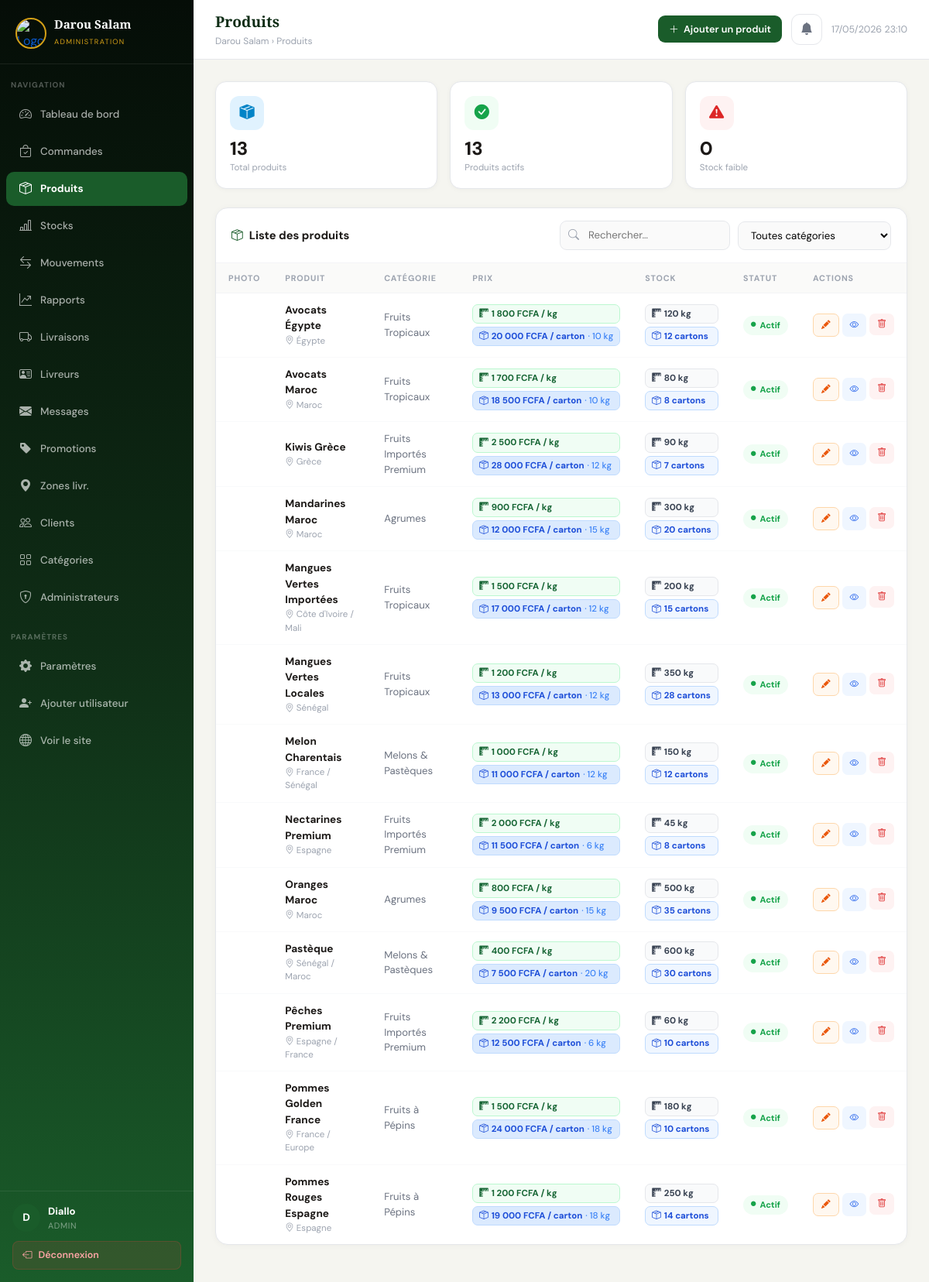
Page /admin/produits (signed in) on the committed database.
### tables this page shows
CREATE TABLE `produits` (
    `id`               INT UNSIGNED    NOT NULL AUTO_INCREMENT,
    `categorie_id`     INT UNSIGNED    NOT NULL,
    `nom`              VARCHAR(150)    NOT NULL,
    `slug`             VARCHAR(160)    NOT NULL UNIQUE,
    `description`      TEXT,
    `origine`          VARCHAR(100)    DEFAULT NULL,
    `prix_kg`          DECIMAL(10,0)   NOT NULL DEFAULT 0    COMMENT 'Prix en FCFA par kg',
    `prix_carton`      DECIMAL(10,0)   DEFAULT NULL          COMMENT 'Prix en FCFA par carton',
    `poids_carton_kg`  DECIMAL(6,2)    DEFAULT NULL          COMMENT 'Poids net d\'un carton en kg',
    `stock_kg`         DECIMAL(10,2)   NOT NULL DEFAULT 0,
    `stock_cartons`    INT UNSIGNED    NOT NULL DEFAULT 0,
    `unite_min_kg`     DECIMAL(5,2)    NOT NULL DEFAULT 1.00 COMMENT 'Quantité minimale de commande en kg',
    `image_principale` VARCHAR(255)    DEFAULT NULL,
    `images`           JSON            DEFAULT NULL          COMMENT 'Tableau JSON d\'URLs d\'images supplémentaires',
    `badge`            VARCHAR(50)     DEFAULT NULL          COMMENT 'Ex: Nouveau, Promo, Bio…',
    `saison`           VARCHAR(100)    DEFAULT NULL          COMMENT 'Période de disponibilité',
    `actif`            TINYINT(1)      NOT NULL DEFAULT 1,
    `created_at`       DATETIME        NOT NULL DEFAULT CURRENT_TIMESTAMP,
    PRIMARY KEY (`id`),
    KEY `fk_produit_categorie` (`categorie_id`),
    CONSTRAINT `fk_produit_categorie` FOREIGN KEY (`categorie_id`) REFERENCES `categories` (`id`) ON UPDATE CASCADE
);

CREATE TABLE `categories` (
    `id`          INT UNSIGNED    NOT NULL AUTO_INCREMENT,
    `nom`         VARCHAR(100)    NOT NULL,
    `slug`        VARCHAR(110)    NOT NULL UNIQUE,
    `description` TEXT,
    `icone`       VARCHAR(50)     DEFAULT NULL COMMENT 'Classe CSS ou emoji',
    `couleur`     VARCHAR(20)     DEFAULT '#28a745',
    `image`       VARCHAR(255)    DEFAULT NULL,
    `ordre`       TINYINT UNSIGNED NOT NULL DEFAULT 0,
    `actif`       TINYINT(1)      NOT NULL DEFAULT 1,
    PRIMARY KEY (`id`)
);

### src/Controllers/AdminController.php (called while the page is built, shortened)
<?php
class AdminController
{
    private function getDb(): Database
    {
        return Database::getInstance();
    }
    public function produits(): void
    {
        $db = $this->getDb();
        $produits = $db->fetchAll("SELECT p.*, cat.nom as categorie_nom FROM produits p LEFT JOIN categories cat ON p.categorie_id = cat.id ORDER BY p.created_at DESC, p.nom ASC");
        require_once __DIR__ . '/../../views/admin/produits.php';
    }
}

### src/Models/Database.php (called while the page is built, shortened)
<?php
class Database
{
    private static ?Database $instance = null;
    private PDO $pdo;
    private function __construct()
    {
        $dsn = 'mysql:host=' . DB_HOST . ';dbname=' . DB_NAME . ';charset=' . DB_CHARSET;
        $options = [
            PDO::ATTR_ERRMODE            => PDO::ERRMODE_EXCEPTION,
            PDO::ATTR_DEFAULT_FETCH_MODE => PDO::FETCH_ASSOC,
            PDO::ATTR_EMULATE_PREPARES   => false,
        ];
        try {
            $this->pdo = new PDO($dsn, DB_USER, DB_PASS, $options);
        } catch (PDOException $e) {
            die('Erreur de connexion à la base de données : ' . $e->getMessage());
        }
    }
    public static function getInstance(): Database
    {
        if (self::$instance === null) {
            self::$instance = new self();
        }
        return self::$instance;
    }
    public function query(string $sql, array $params = []): PDOStatement
    {
        $stmt = $this->pdo->prepare($sql);
        $stmt->execute($params);
        return $stmt;
    }
    public function fetchAll(string $sql, array $params = []): array
    {
        return $this->query($sql, $params)->fetchAll();
    }
}

### views/admin/produits.php (the view, shortened to what this page needs)
<?php
$topbarActions = '<button onclick="document.getElementById(\'modalAjout\').style.display=\'flex\'" class="topbar-btn primary"><i class="bi bi-plus-lg"></i> Ajouter un produit</button>';
require_once __DIR__ . '/layout.php';
$statuts_map = [
    1 => ['lib'=>'Actif',   'color'=>'#16a34a','bg'=>'#f0fdf4'],
    0 => ['lib'=>'Inactif', 'color'=>'#9ca3af','bg'=>'#f9fafb'],
];
?>
<div class="stat-grid" style="grid-template-columns:repeat(3,1fr);">
  <div class="stat-box">
    <div class="stat-box-icon" style="background:#e0f2fe;"><i class="bi bi-box-seam-fill" style="color:#0284c7;"></i></div>
    <div class="stat-box-val"><?= count($produits) ?></div>
    <div class="stat-box-lbl">Total produits</div>
  </div>
  <div class="stat-box">
    <div class="stat-box-icon" style="background:#f0fdf4;"><i class="bi bi-check-circle-fill" style="color:#16a34a;"></i></div>
    <div class="stat-box-val"><?= count(array_filter($produits, fn($p)=>$p['actif'])) ?></div>
    <div class="stat-box-lbl">Produits actifs</div>
  </div>
  <div class="stat-box">
    <div class="stat-box-icon" style="background:#fef2f2;"><i class="bi bi-exclamation-triangle-fill" style="color:#dc2626;"></i></div>
    <div class="stat-box-val"><?= count(array_filter($produits, fn($p)=>$p['stock_kg']<20 || (($p['prix_carton']??0)>0 && ($p['stock_cartons']??0)<3))) ?></div>
    <div class="stat-box-lbl">Stock faible</div>
  </div>
</div>
<div class="a-card">
  <div class="a-card-head">
    <div class="a-card-title"><i class="bi bi-box-seam" style="color:var(--vert);"></i> Liste des produits</div>
    <div class="filter-bar">
      <div class="filter-wrap">
        <input type="search" id="searchProd" class="filter-input" placeholder="Rechercher…" oninput="filterTable('searchProd','prodTable')">
      </div>
      <select class="filter-select" onchange="filterCat(this.value)">
        <option value="">Toutes catégories</option>
      </select>
    </div>
  </div>
  <div style="overflow-x:auto;">
    <table class="a-table" id="prodTable">
      <thead>
        <tr>
          <th>Photo</th>
          <th>Produit</th>
          <th>Catégorie</th>
          <th>Prix</th>
          <th>Stock</th>
          <th>Statut</th>
          <th>Actions</th>
        </tr>
      </thead>
      <tbody>
        <?php foreach ($produits as $p):
          $st = $statuts_map[$p['actif']];
          $stockKgAlert = $p['stock_kg'] < 20;
          $hasCarton = !empty($p['prix_carton']) && $p['prix_carton'] > 0;
          $stockCartonAlert = $hasCarton && ($p['stock_cartons'] ?? 0) < 3;
        ?>
        <tr data-cat="<?= htmlspecialchars($p['categorie_nom']??'') ?>">
          <td>
          </td>
          <td>
            <div style="font-weight:700;font-size:.85rem;color:#1c1917;"><?= htmlspecialchars($p['nom']) ?></div>
            <?php if($p['origine']): ?>
            <div style="font-size:.72rem;color:#9ca3af;"><i class="bi bi-geo-alt"></i> <?= htmlspecialchars($p['origine']) ?></div>
            <?php endif; ?>
          </td>
          <td style="font-size:.82rem;color:#6b7280;"><?= htmlspecialchars($p['categorie_nom']??'—') ?></td>
          <td>
            <div style="display:flex;flex-direction:column;gap:4px;">
              <?php if ($p['prix_kg'] > 0): ?>
              <span style="display:inline-flex;align-items:center;gap:4px;background:#f0fdf4;color:#166534;border:1px solid #bbf7d0;border-radius:7px;padding:3px 8px;font-size:.72rem;font-weight:700;white-space:nowrap;">
                <i class="bi bi-rulers"></i> <?= number_format($p['prix_kg'],0,',',' ') ?> FCFA / kg
              </span>
              <?php else: ?>
              <span style="display:inline-flex;align-items:center;gap:4px;background:#f9fafb;color:#9ca3af;border:1px solid #e5e7eb;border-radius:7px;padding:3px 8px;font-size:.72rem;font-weight:600;white-space:nowrap;">
                <i class="bi bi-rulers"></i> — / kg
              </span>
              <?php endif; ?>
              <?php if ($hasCarton): ?>
              <span style="display:inline-flex;align-items:center;gap:4px;background:#dbeafe;color:#1d4ed8;border:1px solid #bfdbfe;border-radius:7px;padding:3px 8px;font-size:.72rem;font-weight:700;white-space:nowrap;">
                <i class="bi bi-box-seam"></i> <?= number_format($p['prix_carton'],0,',',' ') ?> FCFA / carton
                <?php if (!empty($p['poids_carton_kg'])): ?>
                <span style="font-weight:500;color:#3b82f6;">· <?= number_format((float)$p['poids_carton_kg'],0) ?> kg</span>
                <?php endif; ?>
              </span>
              <?php endif; ?>
            </div>
          </td>
          <td>
            <div style="display:flex;flex-direction:column;gap:4px;">
              <span style="display:inline-flex;align-items:center;gap:4px;background:<?= $stockKgAlert ? '#fef2f2' : '#f9fafb' ?>;color:<?= $stockKgAlert ? '#dc2626' : '#374151' ?>;border:1px solid <?= $stockKgAlert ? '#fecaca' : '#e5e7eb' ?>;border-radius:7px;padding:3px 8px;font-size:.72rem;font-weight:700;white-space:nowrap;">
                <i class="bi bi-rulers"></i> <?= number_format($p['stock_kg'],0,',',' ') ?> kg
              </span>
              <?php if ($hasCarton): ?>
              <span style="display:inline-flex;align-items:center;gap:4px;background:<?= $stockCartonAlert ? '#fef2f2' : '#eff6ff' ?>;color:<?= $stockCartonAlert ? '#dc2626' : '#1d4ed8' ?>;border:1px solid <?= $stockCartonAlert ? '#fecaca' : '#bfdbfe' ?>;border-radius:7px;padding:3px 8px;font-size:.72rem;font-weight:700;white-space:nowrap;">
                <i class="bi bi-box-seam"></i> <?= (int)($p['stock_cartons'] ?? 0) ?> carton<?= ($p['stock_cartons'] ?? 0) > 1 ? 's' : '' ?>
              </span>
              <?php endif; ?>
            </div>
          </td>
          <td>
            <span class="status-badge" style="color:<?= $st['color'] ?>;background:<?= $st['bg'] ?>;">
              <i class="bi bi-circle-fill" style="font-size:.4rem;"></i> <?= $st['lib'] ?>
            </span>
          </td>
          <td>
            <div style="display:flex;gap:4px;">
              <button onclick='openEditProd(<?= json_encode([
                "id"=>$p["id"],"nom"=>$p["nom"],"categorie_id"=>$p["categorie_id"],
                "origine"=>$p["origine"],"prix_kg"=>$p["prix_kg"],"prix_carton"=>$p["prix_carton"],
                "stock_kg"=>$p["stock_kg"],"stock_cartons"=>$p["stock_cartons"],
                "poids_carton_kg"=>$p["poids_carton_kg"],"unite_min_kg"=>$p["unite_min_kg"],
                "description"=>$p["description"],"badge"=>$p["badge"],"saison"=>$p["saison"],
                "actif"=>$p["actif"],"image_principale"=>$p["image_principale"]
              ]) ?>)' class="btn-sm-action" style="background:#fff8f0;color:#ea580c;border:1.5px solid #fed7aa;" title="Modifier">
                <i class="bi bi-pencil-fill"></i>
              </button>
              <a href="<?= BASE_URL ?>?page=produit&id=<?= $p['id'] ?>" target="_blank" class="btn-sm-action btn-view" title="Voir">
                <i class="bi bi-eye"></i>
              </a>
              <form method="POST" action="<?= BASE_URL ?>?page=admin_produit_supprimer" style="display:inline;"
                    onsubmit="return confirm('Supprimer « <?= htmlspecialchars(addslashes($p['nom'])) ?> » ? Cette action est irréversible.');">
                <button type="submit" class="btn-sm-action btn-del" title="Supprimer"><i class="bi bi-trash"></i></button>
              </form>
            </div>
          </td>
        </tr>
        <?php endforeach; ?>
      </tbody>
    </table>
  </div>
</div>
<?php require_once __DIR__ . '/layout_end.php'; ?>

### rows in the picture
produits: nom "Avocats Égypte", origine "Égypte", categorie.nom "Fruits Tropicaux", prix_kg "1 800", prix_carton "20 000", poids_carton_kg "10", stock_kg "120", stock_cartons "12", actif "Actif"
produits: nom "Avocats Maroc", origine "Maroc", categorie.nom "Fruits Tropicaux", prix_kg "1 700", prix_carton "18 500", poids_carton_kg "10", stock_kg "80", stock_cartons "8", actif "Actif"
produits: nom "Kiwis Grèce", origine "Grèce", categorie.nom "Fruits Importés Premium", prix_kg "2 500", prix_carton "28 000", poids_carton_kg "12", stock_kg "90", stock_cartons "7", actif "Actif"
produits: nom "Mandarines Maroc", origine "Maroc", categorie.nom "Agrumes", prix_kg "900", prix_carton "12 000", poids_carton_kg "15", stock_kg "300", stock_cartons "20", actif "Actif"
produits: nom "Mangues Vertes Importées", origine "Côte d'Ivoire / Mali", categorie.nom "Fruits Tropicaux", prix_kg "1 500", prix_carton "17 000", poids_carton_kg "12", stock_kg "200", stock_cartons "15", actif "Actif"
produits: nom "Mangues Vertes Locales", origine "Sénégal", categorie.nom "Fruits Tropicaux", prix_kg "1 200", prix_carton "13 000", poids_carton_kg "12", stock_kg "350", stock_cartons "28", actif "Actif"
produits: nom "Melon Charentais", origine "France / Sénégal", categorie.nom "Melons & Pastèques", prix_kg "1 000", prix_carton "11 000", poids_carton_kg "12", stock_kg "150", stock_cartons "12", actif "Actif"
produits: nom "Nectarines Premium", origine "Espagne", categorie.nom "Fruits Importés Premium", prix_kg "2 000", prix_carton "11 500", poids_carton_kg "6", stock_kg "45", stock_cartons "8", actif "Actif"
produits: nom "Oranges Maroc", origine "Maroc", categorie.nom "Agrumes", prix_kg "800", prix_carton "9 500", poids_carton_kg "15", stock_kg "500", stock_cartons "35", actif "Actif"
produits: nom "Pastèque", origine "Sénégal / Maroc", categorie.nom "Melons & Pastèques", prix_kg "400", prix_carton "7 500", poids_carton_kg "20", stock_kg "600", stock_cartons "30", actif "Actif"
produits: nom "Pêches Premium", origine "Espagne / France", categorie.nom "Fruits Importés Premium", prix_kg "2 200", prix_carton "12 500", poids_carton_kg "6", stock_kg "60", stock_cartons "10", actif "Actif"
produits: nom "Pommes Golden France", origine "France / Europe", categorie.nom "Fruits à Pépins", prix_kg "1 500", prix_carton "24 000", poids_carton_kg "18", stock_kg "180", stock_cartons "10", actif "Actif"
produits: nom "Pommes Rouges Espagne", origine "Espagne", categorie.nom "Fruits à Pépins", prix_kg "1 200", prix_carton "19 000", poids_carton_kg "18", stock_kg "250", stock_cartons "14", actif "Actif"

### other values in the picture
substr($_SESSION['admin_nom']??'A',0,1) "D"
$_SESSION['admin_nom'] "Diallo"
$_SESSION['admin_role'] "ADMIN"
$pageTitle "Produits"
count($produits) "13"
count(array_filter($produits, fn($p)=>$p['actif'])) "13"
